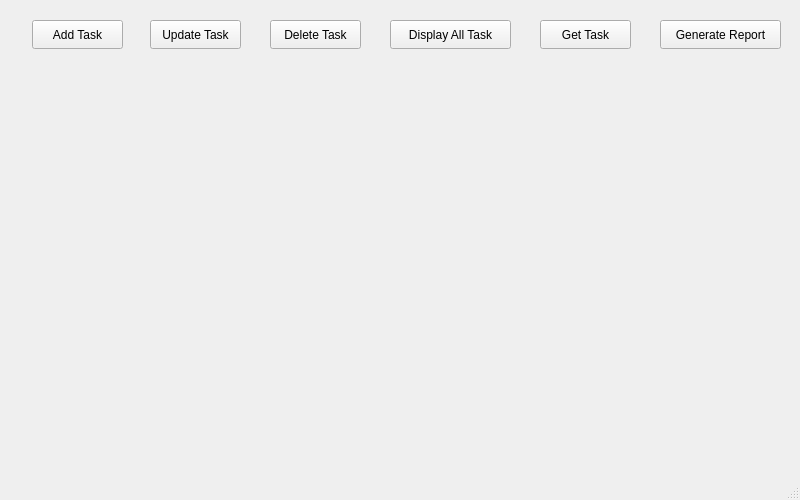
<?xml version="1.0" encoding="UTF-8"?>
<ui version="4.0">
 <class>MainWindow</class>
 <widget class="QMainWindow" name="MainWindow">
  <property name="geometry">
   <rect>
    <x>0</x>
    <y>0</y>
    <width>800</width>
    <height>500</height>
   </rect>
  </property>
  <property name="maximumSize">
   <size>
    <width>800</width>
    <height>500</height>
   </size>
  </property>
  <property name="windowTitle">
   <string>Task Manager 1.0</string>
  </property>
  <widget class="QWidget" name="centralwidget">
   <widget class="QPushButton" name="AddTaskButton">
    <property name="geometry">
     <rect>
      <x>32</x>
      <y>20</y>
      <width>91</width>
      <height>29</height>
     </rect>
    </property>
    <property name="text">
     <string>Add Task</string>
    </property>
    <property name="autoDefault">
     <bool>false</bool>
    </property>
    <property name="default">
     <bool>false</bool>
    </property>
    <property name="flat">
     <bool>false</bool>
    </property>
   </widget>
   <widget class="QPushButton" name="UpdateTaskButton">
    <property name="geometry">
     <rect>
      <x>150</x>
      <y>20</y>
      <width>91</width>
      <height>29</height>
     </rect>
    </property>
    <property name="text">
     <string>Update Task</string>
    </property>
   </widget>
   <widget class="QPushButton" name="DeleteTaskButton">
    <property name="geometry">
     <rect>
      <x>270</x>
      <y>20</y>
      <width>91</width>
      <height>29</height>
     </rect>
    </property>
    <property name="text">
     <string>Delete Task</string>
    </property>
   </widget>
   <widget class="QPushButton" name="DisplayAllTaskButton">
    <property name="geometry">
     <rect>
      <x>390</x>
      <y>20</y>
      <width>121</width>
      <height>29</height>
     </rect>
    </property>
    <property name="text">
     <string>Display All Task</string>
    </property>
   </widget>
   <widget class="QPushButton" name="GetTaskButton">
    <property name="geometry">
     <rect>
      <x>540</x>
      <y>20</y>
      <width>91</width>
      <height>29</height>
     </rect>
    </property>
    <property name="text">
     <string>Get Task</string>
    </property>
   </widget>
   <widget class="QPushButton" name="GenerateReportButton">
    <property name="geometry">
     <rect>
      <x>660</x>
      <y>20</y>
      <width>121</width>
      <height>29</height>
     </rect>
    </property>
    <property name="text">
     <string>Generate Report</string>
    </property>
   </widget>
  </widget>
  <widget class="QMenuBar" name="menubar">
   <property name="geometry">
    <rect>
     <x>0</x>
     <y>0</y>
     <width>800</width>
     <height>25</height>
    </rect>
   </property>
  </widget>
  <widget class="QStatusBar" name="statusbar"/>
 </widget>
 <resources/>
 <connections/>
</ui>
